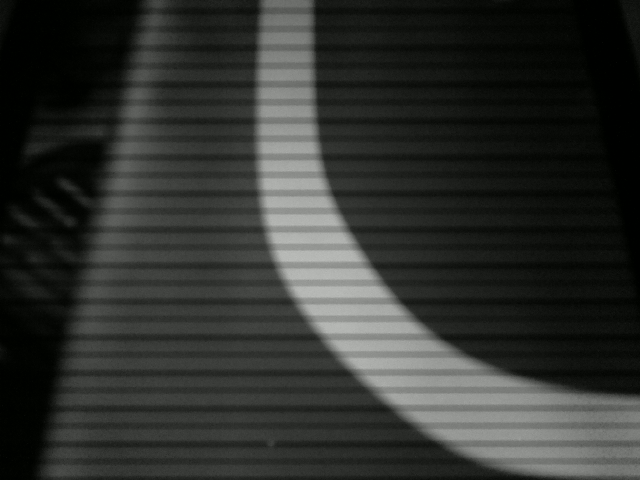
#> input picture Homework/Tech Cup/sky_walker/pi_zero/pics/image.jpg, 640 x 480 px
$ jupyter execute pic_visualizer.ipynb
#> lines starting #> are read from the running program, lines starting #| are printed output that depends on the picture; after the words box and inside, x2 and y2 are one past the last pixel; in counts of white or black regions, pixels touching at a corner belong together
# This file is to help people visualize what ArduCam captured

[cell 1]
import numpy as np
from PIL import Image
import matplotlib.pyplot as plt

## Display the raw image

[cell 2]
# Get the image
image_path = "pics/image.jpg"

[cell 3]
image = Image.open(image_path).convert('L')
image

## Display the binary image

[cell 4]
threshold = 128
binary_image = (np.array(image) > threshold).astype(np.uint8)
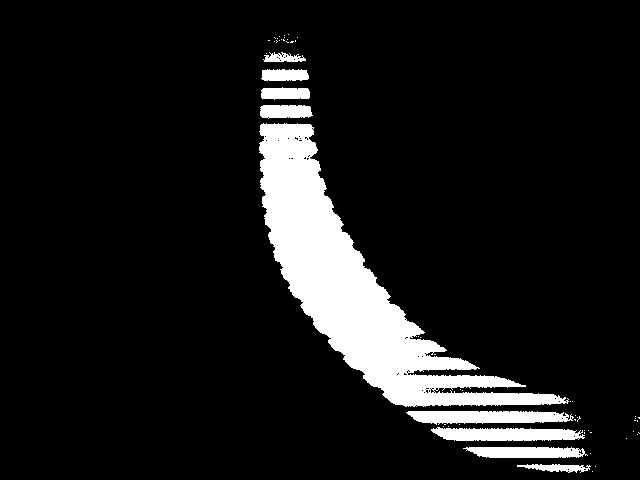
#> binary_image: shape (480, 640); values 0 (black) and 1 (white), 10.2% white; 58 white regions (49 under 20 px), largest, box (x1, y1, x2, y2) and area: (259, 123, 569, 407) 24171, (406, 411, 574, 425) 1800, (431, 427, 585, 441) 1685
# Display the binary image
plt.imshow(binary_image, cmap='gray')
plt.title(f"Binary Image with Threshold = {threshold}")
plt.show()
